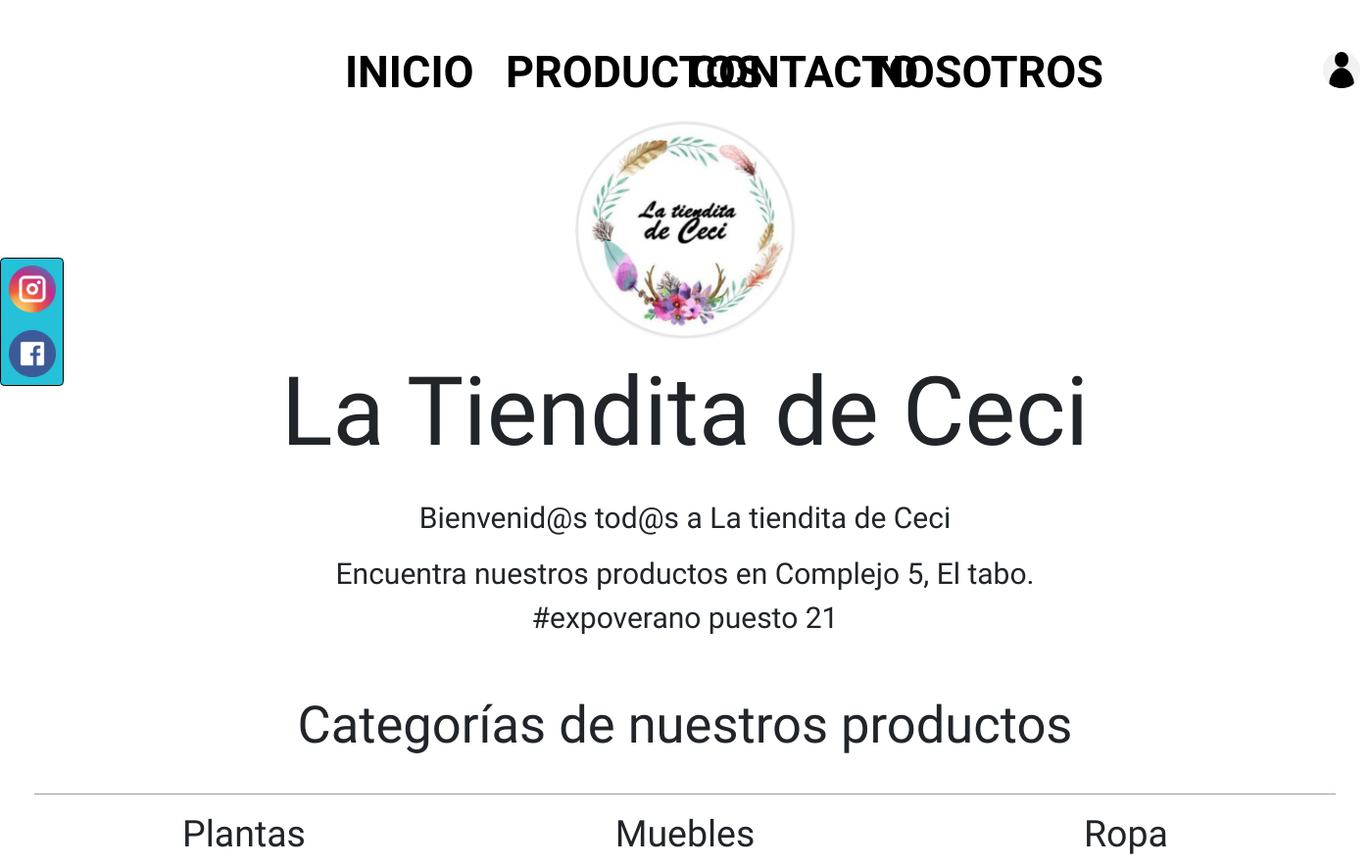
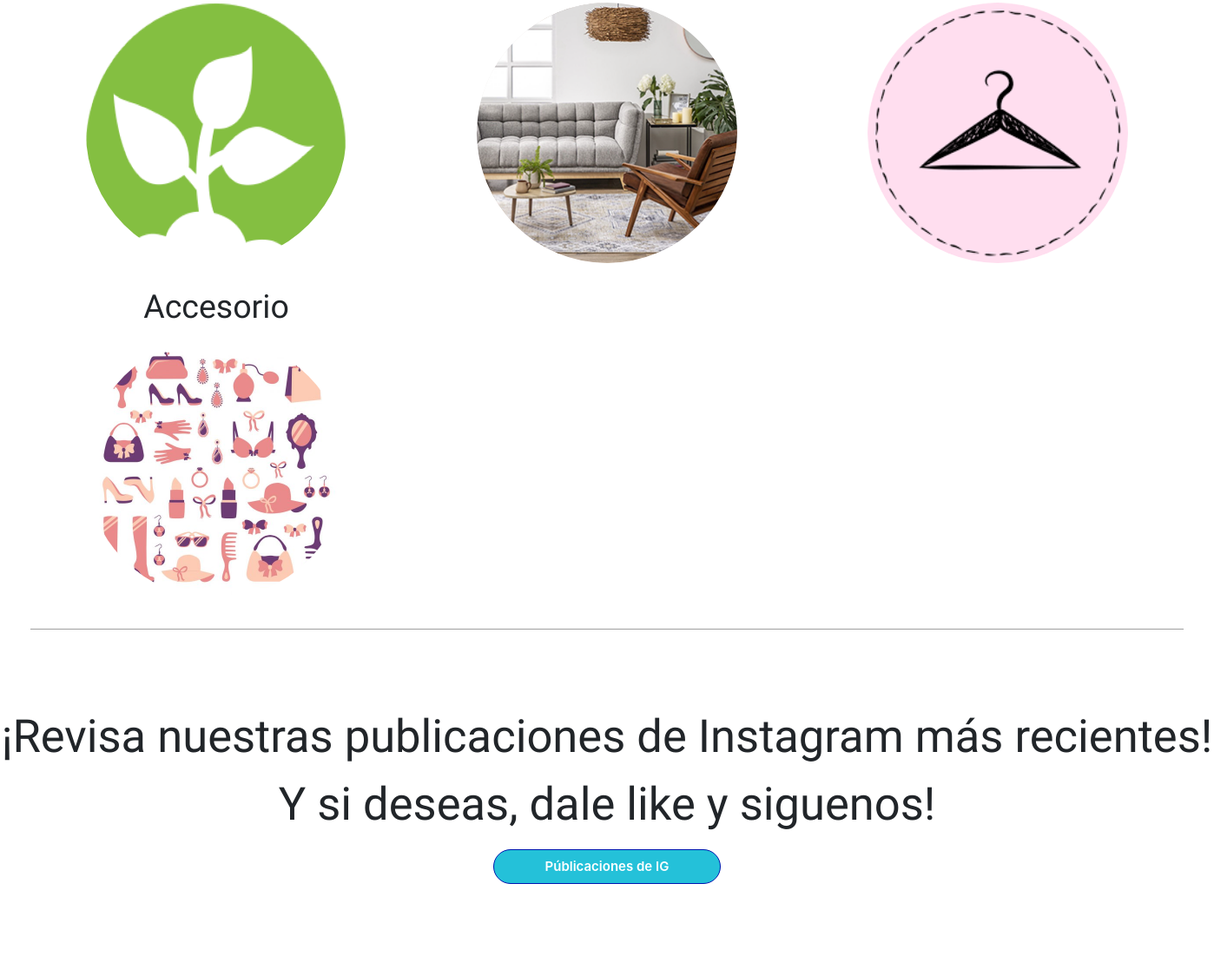
/latienditadececi/index.php, run on the app's committed database (2 pictures, top to bottom).
### tables this page shows
CREATE TABLE `categoria` (
  `id_categoria` int(11) NOT NULL,
  `nombre_categoria` varchar(100) NOT NULL,
  `imagen_categoria` varchar(100) NOT NULL
);

### latienditadececi/index.php (the view, shortened to what this page needs)
<!DOCTYPE html>
<head>
        <link rel="stylesheet" href="css/estilos.css">
        <link rel="stylesheet" href="./css/bootstrap.min.css">
	    <link rel="stylesheet" href="https://use.fontawesome.com/releases/v5.5.0/css/all.css">
        <link href="//maxcdn.bootstrapcdn.com/bootstrap/4.1.1/css/bootstrap.min.css" rel="stylesheet" id="bootstrap-css">
</head>
<body>
<div class="module">
    <div class="module-inside">
        <nav class="nav">
            <div class="container" >
            <br><br>
            <div class="row mb-3">
                <div class="col-12" >
                    <ul class="nav justify-content-center">
                            <form action="index.php">
                                <button class="a"  onMouseover="this.style.color='red'" onMouseout="this.style.color='black'" type="submit" >INICIO</button>
                            </form>
                            <form action="Productos.php">
                                <button class="a" onMouseover="this.style.color='red'" onMouseout="this.style.color='black'" type="submit" >PRODUCTOS</button>
                            </form>
                            <form action="contacto.php">
                                <button class="a" onMouseover="this.style.color='red'" onMouseout="this.style.color='black'" type="submit" >CONTACTO</button>
                            </form>
                            <form action="sobrenosotros.php">
                                <button class="a" onMouseover="this.style.color='red'" onMouseout="this.style.color='black'" type="submit" >NOSOTROS</button>
                            </form>
                    </ul>
                </div>
            </div>
        </nav>
                <center><img src="img/latienditadececi.png" class="imgRedonda"></center>
                <center><p class="titulo">La Tiendita de Ceci</p></center>
                <div class="container" >
                <center><p class="inicio">Bienvenid@s tod@s a La tiendita de Ceci</p></center>
                <center><p class="inicio">Encuentra nuestros productos en
                                    Complejo 5, El tabo. #expoverano puesto 21</p></center>
                </div>
                <div id="redes">
                    <a id="instagram" href="https://www.instagram.com/latiendita_dececi/?hl=es-la" ><img src="img/ig.png"> </a><br><br>
                    <a id="facebook" href="https://www.facebook.com/blancamarialingerie-103484251484852" ><img src="img/face.png"></a>
                </div>
                            <br>
                            <br>
                    <center><p class="categorias">Categorías de nuestros productos</p></center>
                    <div class="container-fluid" style="max-width:1800px; margin-top:40px;">
                    <hr>
                        <div class="row">
                            <?php
                                include "conexion.php";
                                $sql="SELECT * FROM categoria";
                                $result=mysqli_query($conexion,$sql);
                                while($mostrar=mysqli_fetch_array($result))
                                {
                                    echo '
                                    <div class="co col-md-4" ">
                                    <center><p class="tredes" >'.$mostrar['nombre_categoria'].'</p><br><a href="Productos.php"><img src="img/'.$mostrar['imagen_categoria'].'" class="imgRedond" ></a>
                                    </div>
                                    ';
                                }
                            ?>
                        </div>
                        <hr>
                    </div>
                        <br><br><br><br>
                    <center><p class="redes">¡Revisa nuestras publicaciones de Instagram más recientes! Y si deseas, dale like y siguenos!</p></center>
                    <div class="container" >
                        <div class="row">
                            <div class="col-xs-6 col-md-4"></div>
                            <div class="col-xs-6 col-md-4">
                            <form action="index.php" method="POST">
                                    <input class="col btn btn-light-moon btn-rounded" type="submit" name="boton_ig" value="Públicaciones de IG">
                                </form>
                            </div>
                            <div class="col-xs-6 col-md-4"></div>
                        </div>
                    </div>
                                    </div>
                	<div class="contenedor">
		<article>
			<button id="btn-abrir-popup" class="btn-abrir-popup" ><img src="img/sesion.png" style="width:50px;
                height:50px;
                border-radius:100px;
                position: absolute;
                top: 70px; left: 1800px;"></button>
		</article>
	</div>
                                </div>

### latienditadececi/css/estilos.css (style rules this page uses)
body { background:#e7ebda; zoom: 75%; }
p { font-family: 'Indie Flower', cursive; font-size: 30px; }
p.titulo { font-size: 130px; font-family: 'Dancing Script', cursive; }
p.inicio { font-size: 40px; font-family: 'Delius', cursive; }
p.categorias { font-size: 70px; font-family: 'Amatic SC', cursive; }
p.redes { font-size: 70px; font-family: 'Amatic SC', cursive; }
p.tredes { font-size: 50px; }
#redes { position: fixed; left:0px;top:350px; border: 1px solid black; padding: 10px; font-weight: 600; color: #AFEEEE; background-color: #24C1D9; border-radius: 6px; }
button { font-family: 'Dancing Script', cursive; font-size: 30px; background: transparent; border: none !important; height: 100px; width: 250px; font-weight: 1000; }
button.a { font-family: 'Amatic SC', cursive; font-size: 60px; background: transparent; border: none !important; height: 100px; width: 250px; font-weight: 1000; }
#instagram { position: relative; }
#facebook { position: relative; }
.btn-light-moon { padding: 10px; font-weight: 600; font-size: 20px; color: #FFFFFF; background-color: #24C1D9; border-radius: 6px; border: 2px solid #0016b0; }
.btn-rounded { border-radius: 35px; }
hr { border-top: 1px solid #9E9E9E; }
.module { position: relative; }
.module::before { background-image: url("https://i.pinimg.com/236x/4c/da/9d/4cda9d51b9effa306a322fb8855ae65f.jpg"); content: ""; position: absolute; top: 0; left: 0; width: 100%; height: 100%; filter: blur(3px); }
.module-inside { position: relative; }
.imgRedonda { width:300px; height:300px; border-radius:200px; }
.imgRedond { position: relative; top: -30px; left: 0px; width:400px; height:400px; border-radius:200px; }
* { box-sizing: border-box; }
body { margin: 0; }
.row:after { content: ""; display: table; clear: both; }

### latienditadececi/index.php (style rules this page uses)
.btn-light-moon { padding: 10px; font-weight: 600; font-size: 20px; color: #FFFFFF; background-color: #24C1D9; border-radius: 6px; border: 2px solid #0016b0; }
.btn-rounded { border-radius: 35px; }
hr { border-top: 1px solid #9E9E9E; }
.module { position: relative; }
.module::before { background-image: url("https://i.pinimg.com/236x/4c/da/9d/4cda9d51b9effa306a322fb8855ae65f.jpg"); content: ""; position: absolute; top: 0; left: 0; width: 100%; height: 100%; filter: blur(3px); }

### data on the page
categoria: nombre_categoria "Plantas", imagen_categoria (picture)
categoria: nombre_categoria "Muebles", imagen_categoria (picture)
categoria: nombre_categoria "Ropa", imagen_categoria (picture)
categoria: nombre_categoria "Accesorio", imagen_categoria (picture)
